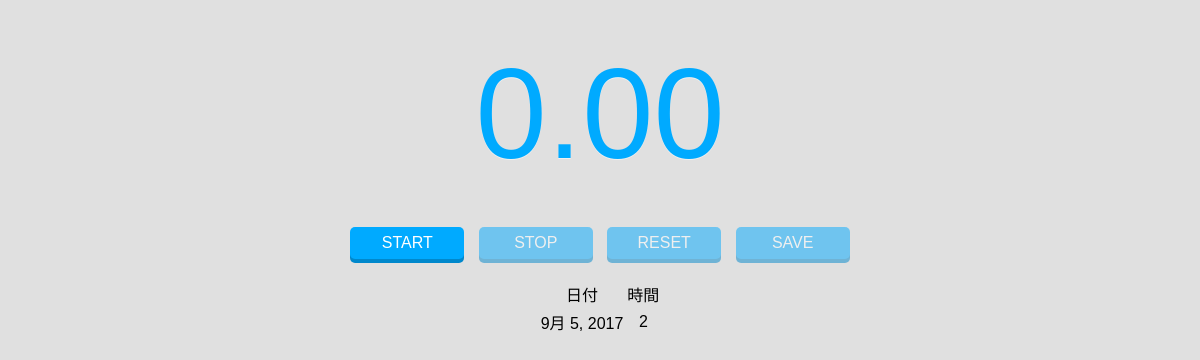
Before: / with the older database file.
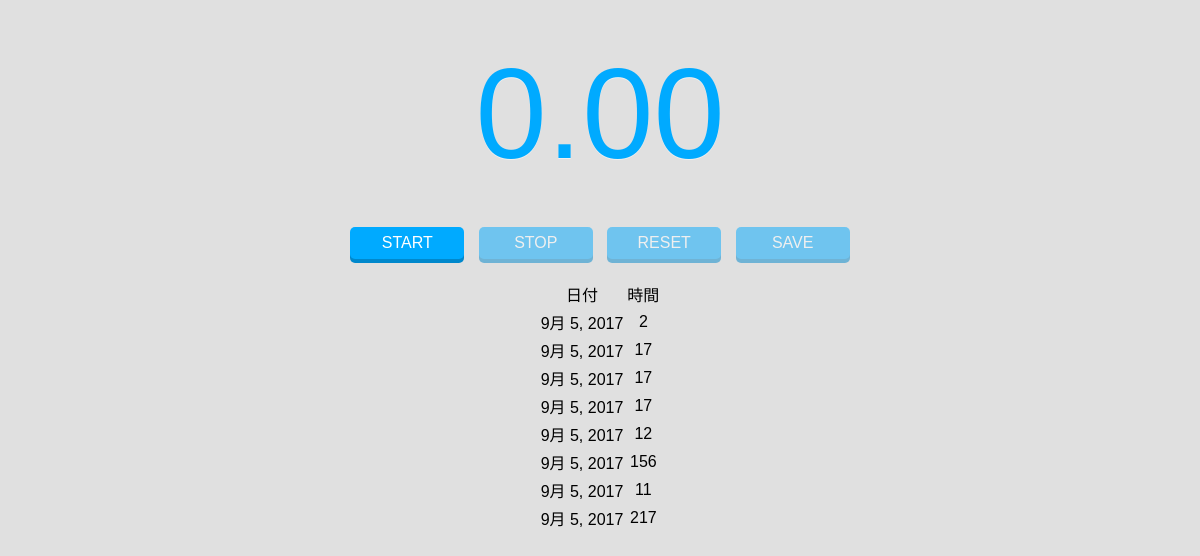
After: the same page with the newer database file.
### timer/models.py (models this page shows)
class Record(models.Model):
    user = models.ForeignKey('auth.User')
    date = models.DateField(default=timezone.now)
    time = models.IntegerField()

### timer/views.py (the view)
# urls.py: url(r'^$', views.test_view, name='stop_watch'),
def test_view(request):
    if request.method=="POST":
        form = PostForm(request.POST)
        if form.is_valid():
            post = form.save(commit=False)
            post.user = request.user
            post.save()
    form = PostForm()
    records = Record.objects.all()
    return render(request, 'timer/stop_watch.html', {'records': records, 'form': form, })

### timer/templates/timer/stop_watch.html (shortened to what this page needs)
<!DOCTYPE html>
<html lang='ja'>
    <head>
    </head>
    <body>
        <div id="timerText">0.00</div>
        <div id="start" class="btn active">START</div>
        <div id="stop" class="btn inactive">STOP</div>
        <div id="reset" class="btn active">RESET</div>
        <div id="save" class="btn inactive">SAVE</div>
        <table>
        <tr><td>日付</td><td>時間</td></tr>
        {% for record in records %}
        <tr>
        <td> {{ record.date  }} </td>
        <td> {{ record.time  }} </td>
        </tr>
        {% endfor %}
        </table>
    </body>
</html>

### timer/templates/timer/stop_watch.html (style rules this page uses)
body { background: #e0e0e0; font-family: Arial, sans-serif; text-align: center; }
#timerText { color: #00aaff; font-size: 128px; margin: 40px auto; text-shadow: 0 1px 0 rgba(255, 255, 255, 0.5); }
.btn { display: inline-block; width: 100px; padding: 7px; border-radius: 5px; box-shadow: 0 4px 0 #0088cc; color: #fff; background: #00aaff; cursor: pointer; }
.btn + .btn { margin-left: 10px; }
.btn.active { opacity: 1.0; }
.btn.inactive { opacity: 0.5; }
table { margin-top: 20px; margin-left: auto; margin-right: auto; }

Changed rows visible on the page:
added Record: date "9月 5, 2017", time "17"
added Record: date "9月 5, 2017", time "17"
added Record: date "9月 5, 2017", time "17"
added Record: date "9月 5, 2017", time "12"
added Record: date "9月 5, 2017", time "156"
added Record: date "9月 5, 2017", time "11"
added Record: date "9月 5, 2017", time "217"
